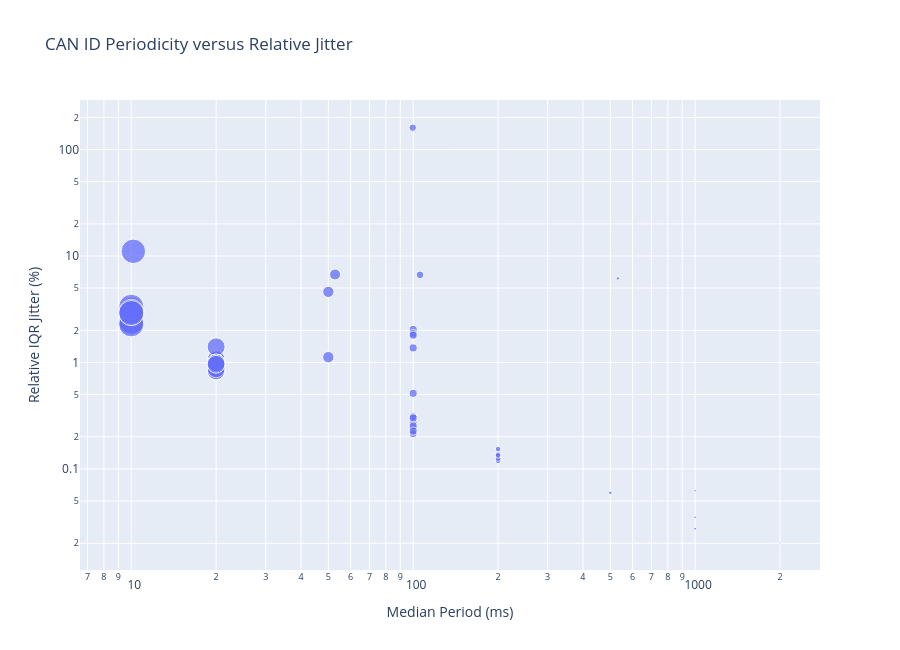

The notebook cell this image was saved under:
### Markdown cell above
- period_ms: normal time between appearances of the ID.
- frequency_hz: approximate messages per second.
- iqr_jitter_ms: robust absolute timing variation.
- relative_iqr_percentage: variation relative to the ID’s period.
- message_count: shows how much evidence supports the result.

### Code cell
import plotly.express as px

plot_data = timing_display[
    (timing_display["period_ms"] > 0)
    & (timing_display["relative_iqr_percentage"] > 0)
].copy()

fig = px.scatter(
    plot_data,
    x="period_ms",
    y="relative_iqr_percentage",
    size="message_count",
    hover_name="can_id",
    hover_data={
        "message_count": ":,.0f",
        "period_ms": ":.3f",
        "frequency_hz": ":.2f",
        "iqr_jitter_ms": ":.4f",
        "relative_iqr_percentage": ":.2f"
    },
    log_x=True,
    log_y=True,
    size_max=18,
    labels={
        "period_ms": "Median Period (ms)",
        "relative_iqr_percentage": "Relative IQR Jitter (%)",
        "message_count": "Message Count",
        "frequency_hz": "Frequency (Hz)",
        "iqr_jitter_ms": "IQR Jitter (ms)"
    },
    title="CAN ID Periodicity versus Relative Jitter"
)

fig.update_traces(
    marker={
        "opacity": 0.75
    }
)

fig.update_layout(
    height=650
)

fig.show()

### Figure 1 — Plotly figure (JSON) as saved in the notebook; plotly's stock layout.template omitted (floating-point values rounded to 4 significant figures; data arrays with more than 128 entries replaced by an {"elided": "..."} marker saying what was removed)
{"data": [{"customdata": {"elided": "56x3 float values"}, "hovertemplate": "<b>%{hovertext}</b><br><br>Median Period (ms)=%{x:.3f}<br>Relative IQR Jitter (%)=%{y:.2f}<br>Message Count=%{customdata[0]:,.0f}<br>Frequency (Hz)=%{customdata[1]:.2f}<br>IQR Jitter (ms)=%{customdata[2]:.4f}<extra></extra>", "hovertext": ["372", "371", "153", "160", "164", "220", "251", "2B0", "130", "140", "340", "4F1", "381", "386", "387", "394", "470", "47F", "389", "38D", "420", "421", "436", "490", "485", "52A", "50C", "541", "495", "500", "592", "50B", "595", "596", "507", "520", "54B", "5C1", "5FF", "53E", "412", "50E", "544", "553", "559", "410", "4C9", "593", "50A", "4A2", "4A7", "5B0", "5BE", "07F", "5E3", "57F"], "legendgroup": "", "marker": {"color": "#636efa", "opacity": 0.75, "size": [533691, 533691, 521653, 521653, 521653, 521653, 521847, 521848, 521774, 521774, 492680, 261201, 260925, 266836, 266836, 260826, 266845, 260826, 260756, 260756, 260756, 260756, 106738, 104631, 98536, 45746, 52240, 54997, 52178, 52177, 53368, 53369, 53369, 53369, 52166, 53369, 53369, 53369, 53369, 49268, 26696, 26685, 26685, 26742, 26721, 26689, 26685, 26083, 26080, 10431, 9854, 5225, 5337, 5337, 5217, 2669], "sizemode": "area", "sizeref": 1647.0, "symbol": "circle"}, "mode": "markers", "name": "", "orientation": "v", "showlegend": false, "type": "scatter", "x": [9.999, 10.0, 10.0, 10.0, 10.0, 10.0, 10.0, 10.0, 10.0, 10.0, 10.17, 20.0, 20.0, 20.0, 20.0, 20.0, 20.0, 20.0, 20.0, 20.0, 20.0, 20.0, 50.0, 50.0, 52.84, 99.67, 99.98, 99.99, 100.0, 100.0, 100.0, 100.0, 100.0, 100.0, 100.0, 100.0, 100.0, 100.0, 100.0, 105.7, 200.0, 200.0, 200.0, 200.0, 200.0, 200.0, 200.0, 200.0, 200.0, 500.1, 532.3, 999.7, 1000.0, 1000.0, 1000.0, 2000.0], "xaxis": "x", "y": [3.119, 3.119, 2.47, 2.401, 2.398, 2.281, 2.93, 3.33, 2.989, 2.908, 11.06, 1.079, 1.055, 0.9906, 0.8308, 0.8344, 1.401, 0.8702, 0.9846, 0.9691, 0.9905, 0.9595, 1.122, 4.602, 6.706, 160.4, 0.2303, 1.368, 0.272, 0.31, 0.5121, 0.3009, 0.2432, 0.253, 0.2139, 2.04, 0.227, 1.867, 1.804, 6.648, 0.1206, 0.1259, 0.1264, 0.1329, 0.137, 0.119, 0.125, 0.134, 0.1535, 0.05955, 6.158, 0.06238, 0.03512, 0.02711, 0.02749, 0.01991], "yaxis": "y"}], "layout": {"height": 650, "legend": {"itemsizing": "constant", "tracegroupgap": 0}, "title": {"text": "CAN ID Periodicity versus Relative Jitter"}, "xaxis": {"anchor": "y", "domain": [0, 1], "title": {"text": "Median Period (ms)"}, "type": "log"}, "yaxis": {"anchor": "x", "domain": [0, 1], "title": {"text": "Relative IQR Jitter (%)"}, "type": "log"}}}
